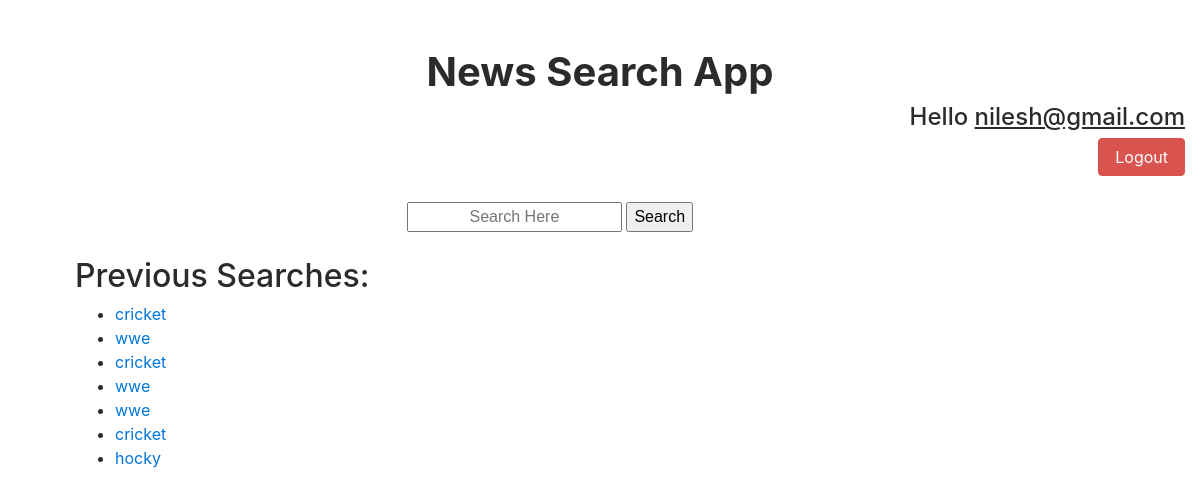
Screenshot of /search/ (signed in) with the database file from the repository.
### news_app/models.py (models this page shows)
class Keyword(models.Model):
    user = models.ForeignKey(User, on_delete=models.CASCADE)
    phrase = models.CharField(max_length=255)
    is_active = models.BooleanField(default=True)
    created_date = models.DateTimeField(auto_now_add=True)
    modified_date = models.DateTimeField(auto_now=True)
    last_search_time = models.DateTimeField(auto_now=True)

### news_app/views.py (the view, shortened to what this page needs)
# urls.py: path('search/', views.search_news, name='search_news'),
@login_required
def search_news(request):
    keywords = Keyword.objects.filter(user=request.user,)
    return render(request, 'search.html', {'keywords': keywords})

### templates/search.html (shortened to what this page needs)
{% load static %}
<!DOCTYPE html>
<html lang="en">
  <head>
    <link href="{% static '/css/bootstrap.min.css'%}" rel="stylesheet">
    <link href="{% static '/css/style.css'%}" rel="stylesheet">
  </head>
<body>
<div class="column md" style="margin-top: 50px;text-align: center;"><h1><strong>News Search App</strong></h1></div>
<div class="col md"></div>
<div class="col md" ></div>
<div class="col md" style="text-align: right"><h4>Hello <u>{{ user }}</u></h4><a href="/logout/" class="btn btn-danger">Logout</a></div>
<div class="col md"></div>
<div class="col md" style="text-align: center">
    <form method="post" action="{% url 'search_news' %}">
        <input type="text" id="keyword" name="keyword" required placeholder="Search Here" style="margin-top: 25px;text-align: center">
        <button type="submit" style="margin-right: 100px">Search</button>
    </form>
</div>
<div class="col md"></div>
    <h2 style="margin-top: 25px;margin-left: 75px">Previous Searches:</h2>
    <ul style="margin-left: 75px">
        {% for keyword in keywords %}
            <li>
                <a href="{% url 'view_results' keyword.id %}">{{ keyword.phrase }}</a>
            </li>
        {% empty %}
            <li>No previous searches.</li>
        {% endfor %}
    </ul>
</body>
</html>

### templates/search.html (style rules this page uses)
div { text-align: center; }

### rows the page displays
Keyword: phrase "cricket"
Keyword: phrase "wwe"
Keyword: phrase "cricket"
Keyword: phrase "wwe"
Keyword: phrase "wwe"
Keyword: phrase "cricket"
Keyword: phrase "hocky"

### other values shown
{{ user }} "nilesh@gmail.com"
